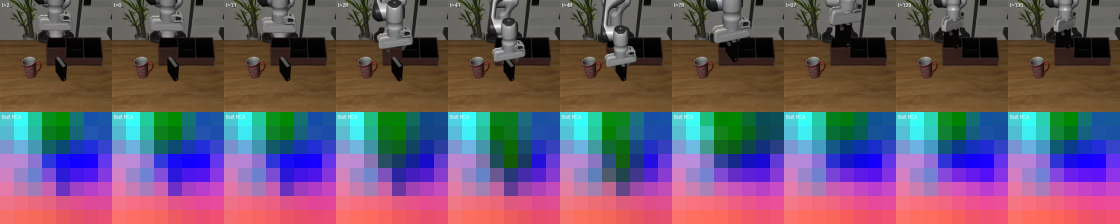
#> input picture lerobot/examples/libero/configs/data_generation/1_DINO/image/task00_ep0000000_observation_images_image.png, 2240 x 448 px (shown at 1/2 size)
$ python -i make_presentation_rollout.py   (imports and definitions only)
#> lines starting #> are read from the running program, lines starting #| are printed output that depends on the picture; after the words box and inside, x2 and y2 are one past the last pixel; in counts of white or black regions, pixels touching at a corner belong together
#> further down, picture is the input picture: shape (448, 2240, 3); mean B, G, R 107.2, 88.9, 107.8
#!/usr/bin/env python3
"""Turn an annotated SkillVLA eval MP4 into a presentation-only rollout.

The eval renderer bakes the rollout, VSA inputs, goal marker, gauges, and
banners into one frame. This tool crops the rollout panel, removes the red
goal crosshair, and rebuilds only the presentation overlays from the saved
skill-trace HTML. No simulator or model execution is needed.
"""

from __future__ import annotations

import argparse
import colorsys
import json
import re
import subprocess
from pathlib import Path

import cv2
import numpy as np
from PIL import Image, ImageDraw, ImageFont


_SKILL_HUE_PERMUTATION = (
    3, 14, 10, 17, 5, 0, 7, 21, 19, 18, 23, 25, 4, 2,
    22, 6, 11, 20, 9, 26, 15, 16, 8, 1, 13, 24, 12,
)


# [44 lines left out: functions _skill_color, _font, _load_trace, _skill_at, not called in this run]


def _remove_goal_marker(frame_bgr: np.ndarray) -> np.ndarray:
    """Remove the eval renderer's (255, 64, 64) crosshair after MP4 decoding."""
    rgb = cv2.cvtColor(frame_bgr, cv2.COLOR_BGR2RGB)
    red, green, blue = cv2.split(rgb)
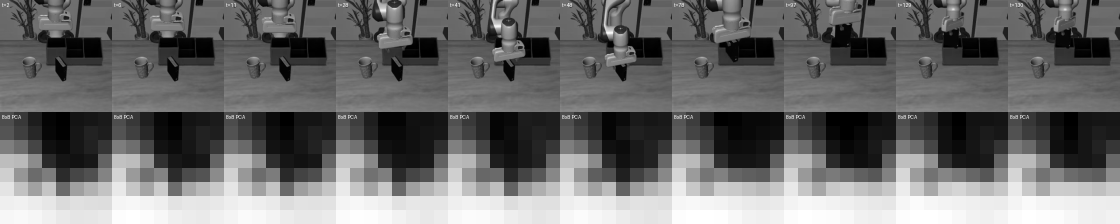
#> red: shape (448, 2240) (shown at 1/2 size); min 0, max 255, mean 107.8
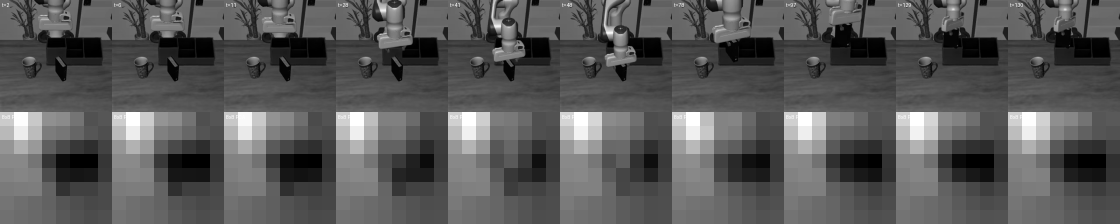
#> green: shape (448, 2240) (shown at 1/2 size); min 0, max 255, mean 88.9
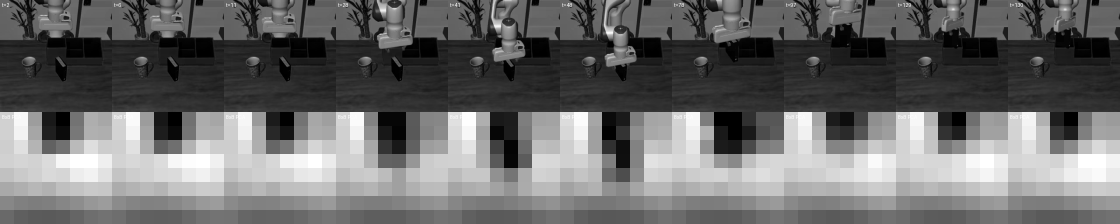
#> blue: shape (448, 2240) (shown at 1/2 size); min 0, max 255, mean 107.2
    mask = (
        (red > 200)
        & (green > 15)
        & (green < 135)
        & (blue < 135)
        & ((red.astype(np.int16) - green.astype(np.int16)) > 90)
    ).astype(np.uint8) * 255
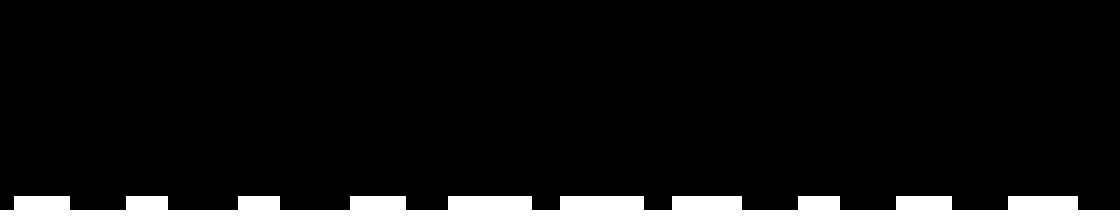
#> mask: shape (448, 2240) (shown at 1/2 size); 9.6% white; 1 white region, box (x1, y1, x2, y2) and area: (0, 392, 2240, 448) 96432
    if not np.any(mask):
        return frame_bgr
    # MP4 chroma subsampling leaves a faint halo beyond the nominal two-pixel
    # marker. Replace each compact marker-colored component with a filled mask
    # covering the complete 9 px crosshair arm and its compression halo.
    component_count, labels, stats, centroids = cv2.connectedComponentsWithStats(mask)
#> component_count = 2; stats = [[0, 0, 2240, 420, 907088], [0, 392, 2240, 56, 96432]]; centroids = [[1119, 202.2], [1123.9, 423.7]]
    marker_mask = np.zeros_like(mask)
    for component in range(1, component_count):
        x, y, width, height, area = stats[component]
        if area < 6 or width > 28 or height > 28:
            continue
        center_x, center_y = np.rint(centroids[component]).astype(int)
        cv2.circle(marker_mask, (center_x, center_y), 14, 255, thickness=-1)
#> this loop made 1 pass
#> marker_mask: shape (448, 2240); every value is 0
    if not np.any(marker_mask):
        return frame_bgr
    return cv2.inpaint(frame_bgr, marker_mask, 5, cv2.INPAINT_TELEA)


# [173 lines left out: functions _remove_rollout_badge, _render_frame, main, not called in this run]


# [2 lines not run here, left out]

>>> import cv2
>>> picture = cv2.imread('../examples/libero/configs/data_generation/1_DINO/image/task00_ep0000000_observation_images_image.png')
>>> result = _remove_goal_marker(picture)

$ run again, on lerobot/examples/libero/configs/data_generation/1_DINO/image/task05_ep0000224_observation_images_image.png
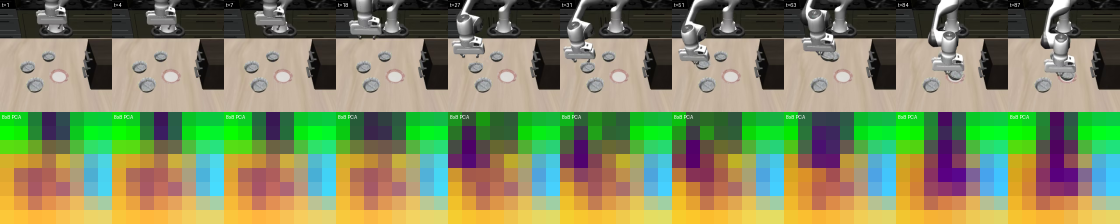
#> input picture lerobot/examples/libero/configs/data_generation/1_DINO/image/task05_ep0000224_observation_images_image.png, 2240 x 448 px (shown at 1/2 size)
#> picture is the input picture: shape (448, 2240, 3); mean B, G, R 97.6, 137.6, 129.4
#> in _remove_goal_marker, `red, green, blue = cv2.split(rgb)`:
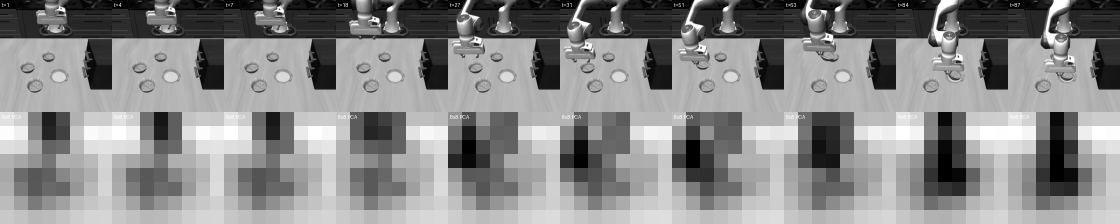
#> green: shape (448, 2240) (shown at 1/2 size); min 0, max 255, mean 137.6
#> in _remove_goal_marker, `red, green, blue = cv2.split(rgb)`:
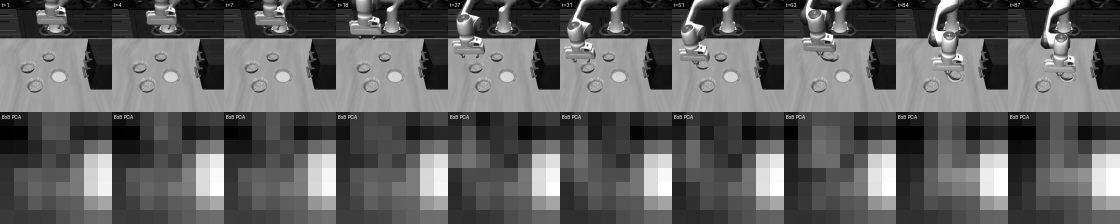
#> blue: shape (448, 2240) (shown at 1/2 size); min 0, max 255, mean 97.6
#> mask: shape (448, 2240); every value is 0

$ run again, on lerobot/examples/libero/configs/data_generation/1_DINO/image/task10_ep0000455_observation_images_image.png
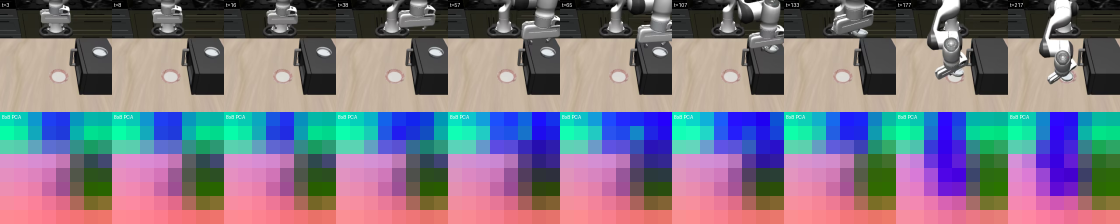
#> input picture lerobot/examples/libero/configs/data_generation/1_DINO/image/task10_ep0000455_observation_images_image.png, 2240 x 448 px (shown at 1/2 size)
#> picture is the input picture: shape (448, 2240, 3); mean B, G, R 132.5, 119.5, 125.5
#> in _remove_goal_marker, `mask = ( (red > 200) & (green > 15) & (green < 135) & (blue < 135) & (..`:
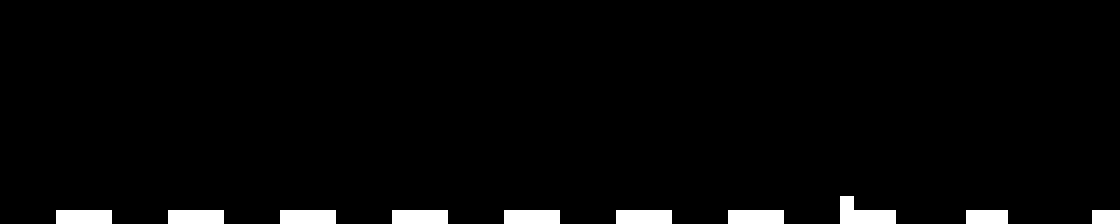
#> mask: shape (448, 2240) (shown at 1/2 size); 3% white; 10 white regions, largest, box (x1, y1, x2, y2) and area: (1680, 392, 1792, 448) 3920, (112, 420, 224, 448) 3136, (336, 420, 448, 448) 3136
#> in _remove_goal_marker, `component_count, labels, stats, centroids = cv2.connectedComponentsWit..`:
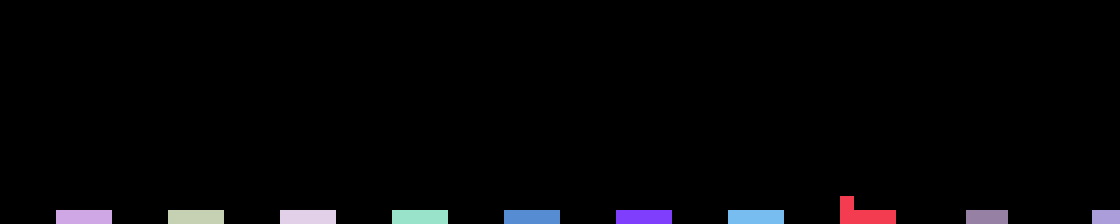
#> labels: shape (448, 2240) int32 (shown at 1/2 size); 11 distinct labels, from 0 to 10; one colour per label, 0 black
#> component_count = 11; stats = [[0, 0, 2240, 448, 973728], [1680, 392, 112, 56, 3920], [112, 420, 112, 28, 3136], [336, 420, 112, 28, 3136], [560, 420, 112, 28, 3136], [784, 420, 112, 28, 3136], [1008, 420, 112, 28, 3136], [1232, 420, 112, 28, 3136], [1456, 420, 112, 28, 3136], [1932, 420, 84, 28, 2352], [2184, 420, 56, 28, 1568]]; centroids = [[1119.5, 217.1], [1727.1, 427.9], [167.5, 433.5], [391.5, 433.5], [615.5, 433.5], [839.5, 433.5], [1063.5, 433.5], [1287.5, 433.5], [1511.5, 433.5], [1973.5, 433.5], [2211.5, 433.5]]
#> the loop in _remove_goal_marker, `for component in range(1, component_count):` made 10 passes
